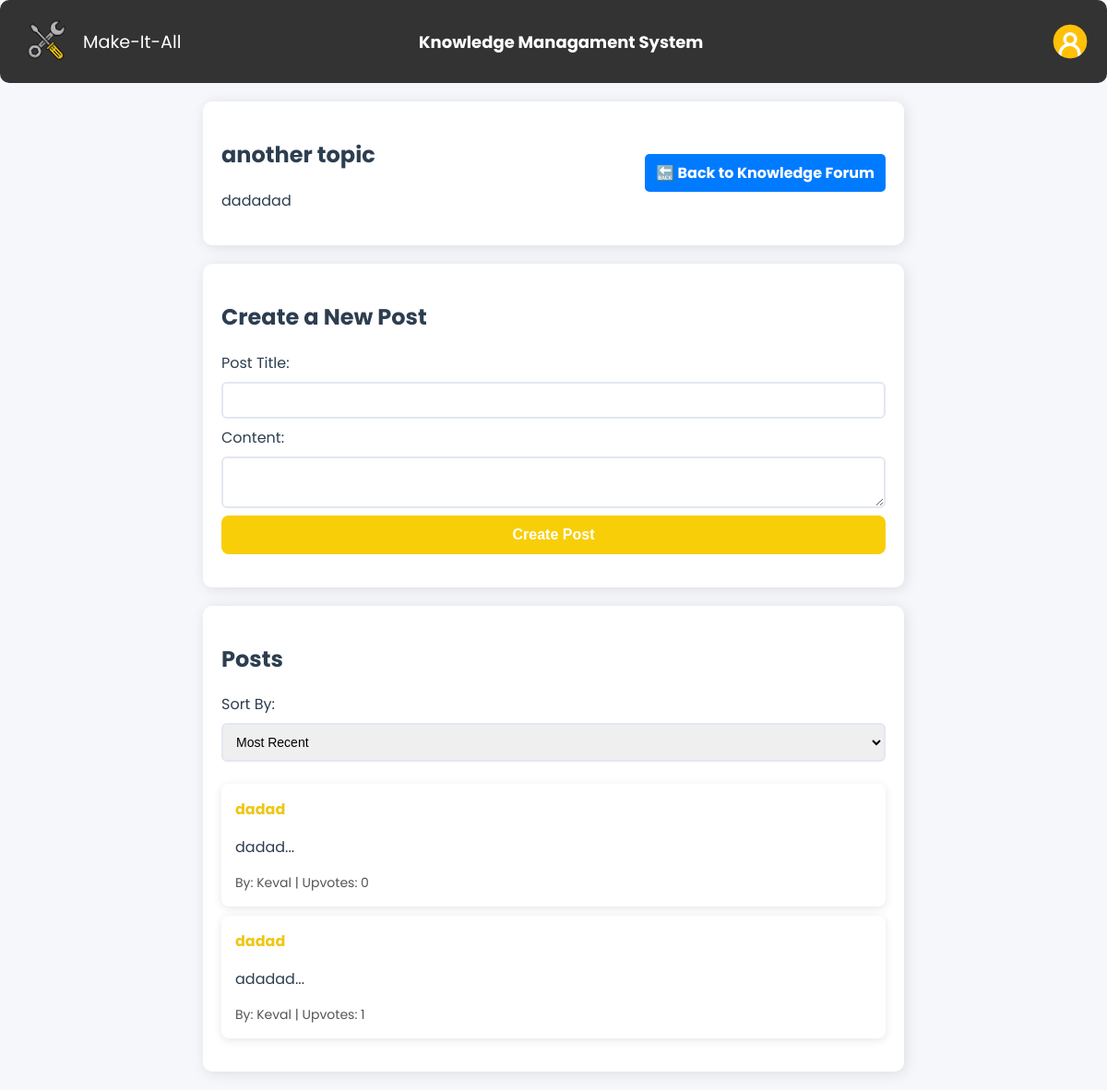
The page /topic.php?topic_id=2 (signed in) on the database as committed earlier.
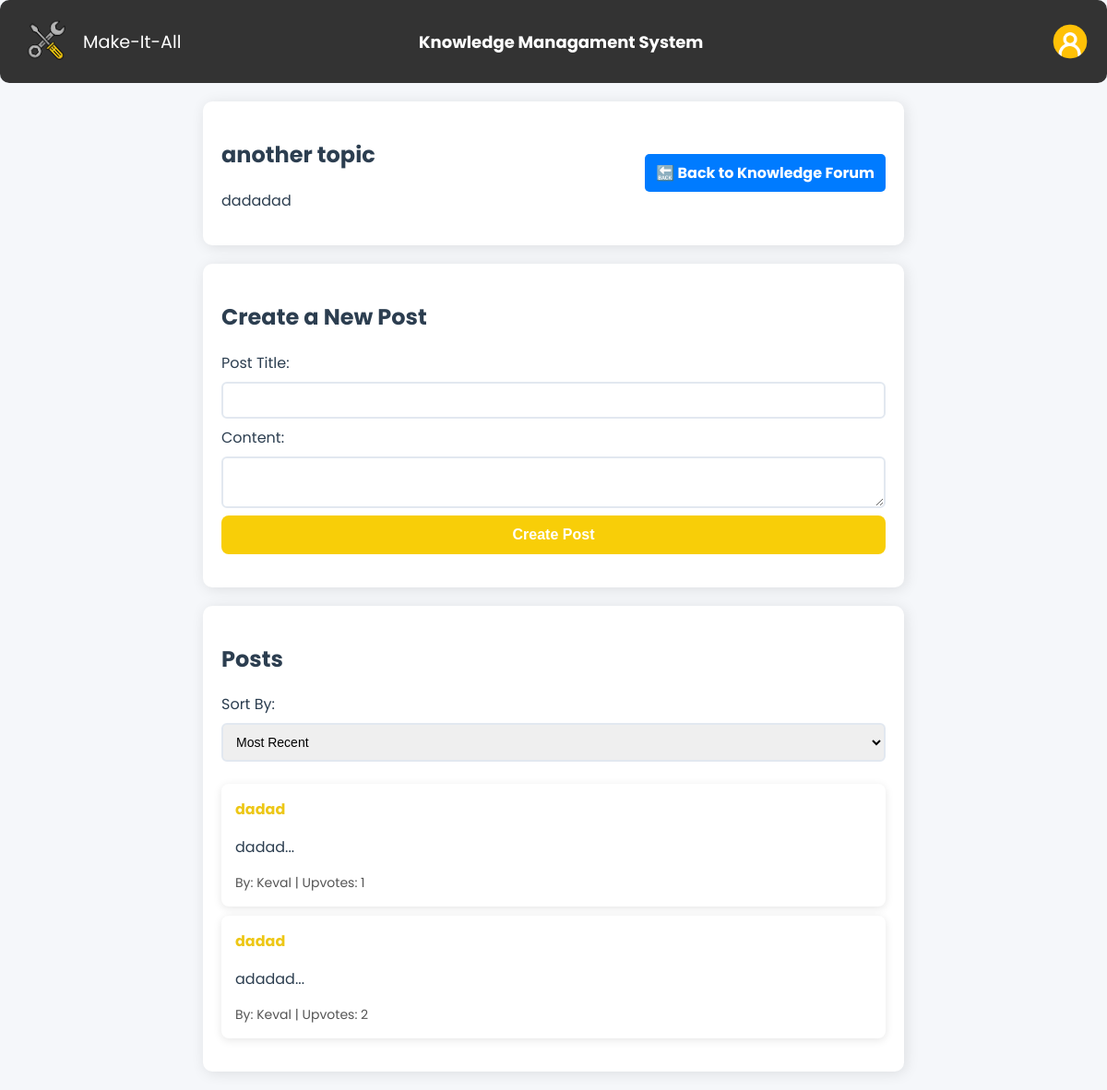
The same page on the database as committed later.
### tables this page shows
CREATE TABLE `posts` (
  `id` int(11) NOT NULL,
  `topic_id` int(11) NOT NULL,
  `title` varchar(255) NOT NULL,
  `content` text NOT NULL,
  `created_at` timestamp NOT NULL DEFAULT current_timestamp(),
  `updated_at` timestamp NOT NULL DEFAULT current_timestamp() ON UPDATE current_timestamp(),
  `upvotes` int(11) DEFAULT 0,
  `user_id` int(11) DEFAULT NULL
);

CREATE TABLE `users` (
  `id` int(11) NOT NULL,
  `name` varchar(255) NOT NULL,
  `email` varchar(255) NOT NULL,
  `password` varchar(255) NOT NULL,
  `role` enum('manager','employee') NOT NULL
);

### topic.php (the view, shortened to what this page needs)
<?php
require 'db_config.php';
$topic_id = isset($_GET['topic_id']) ? intval($_GET['topic_id']) : 0;
$query = "SELECT t.*, u.name as username
          FROM topics t
          LEFT JOIN users u ON t.user_id = u.id
          WHERE t.id = ?";
$stmt = $conn->prepare($query);
$stmt->bind_param("i", $topic_id);
$stmt->execute();
$result = $stmt->get_result();
$topic = $result->fetch_assoc();
$sort_order = "created_at DESC";
$posts_query = "SELECT p.*, u.name as username
                FROM posts p
                LEFT JOIN users u ON p.user_id = u.id
                WHERE p.topic_id = ?
                ORDER BY $sort_order";
$stmt = $conn->prepare($posts_query);
$stmt->bind_param("i", $topic_id);
$stmt->execute();
$posts_result = $stmt->get_result();
$posts = $posts_result->fetch_all(MYSQLI_ASSOC);
?>
<?php include("navbar1.php"); ?>
<!DOCTYPE html>
<html lang="en">
<head>
    <link rel="stylesheet" href="topics_style.css">
</head>
<body>
    <section style="display: flex; align-items: center; justify-content: space-between;">
        <div>
            <h1><?php echo htmlspecialchars($topic['title']); ?></h1>
            <p><?php echo htmlspecialchars($topic['description']); ?></p>
        </div>
        <a href="topics.php"
            style="text-decoration: none; background-color: #007bff; color: white; padding: 8px 12px; border-radius: 5px; font-weight: bold;">
            🔙 Back to Knowledge Forum
        </a>
    </section>
    <section>
        <h2>Create a New Post</h2>
        <form action="posts_functions.php" method="post">
            <label for="title">Post Title:</label>
            <input type="text" id="title" name="title" required>
            <label for="content">Content:</label>
            <textarea id="content" name="content" required></textarea>
            <button type="submit" name="create_post">Create Post</button>
        </form>
    </section>
    <section>
        <h2>Posts</h2>
        <form method="GET" action="topic.php">
            <label for="sort">Sort By:</label>
            <select id="sort" name="sort" onchange="this.form.submit()">
                <option value="recent" <?php echo (!isset($_GET['sort']) || $_GET['sort'] == 'recent') ? 'selected' : ''; ?>>Most Recent</option>
            </select>
        </form>
        <ul id="postsList">
            <?php if (empty($posts)): ?>
                <li>No posts yet in this topic.</li>
            <?php else: ?>
                <?php foreach ($posts as $post): ?>
                    <li>
                        <a href="post.php?post_id=<?php echo $post['id']; ?>">
                            <strong><?php echo htmlspecialchars($post['title']); ?></strong>
                        </a>
                        <p><?php echo htmlspecialchars(substr($post['content'], 0, 100)); ?>...</p>
                        <div class="post-meta">
                            By: <?php echo htmlspecialchars($post['username'] ?? 'Unknown User'); ?> |
                            Upvotes: <?php echo $post['upvotes']; ?>
                        </div>
                    </li>
                <?php endforeach; ?>
            <?php endif; ?>
        </ul>
    </section>
</body>
</html>

Rows that differ between the two databases and show on the page:
changed posts (number 1 of 2 on the later page): upvotes "0" → "1"
changed posts "adadad": upvotes "1" → "2"
